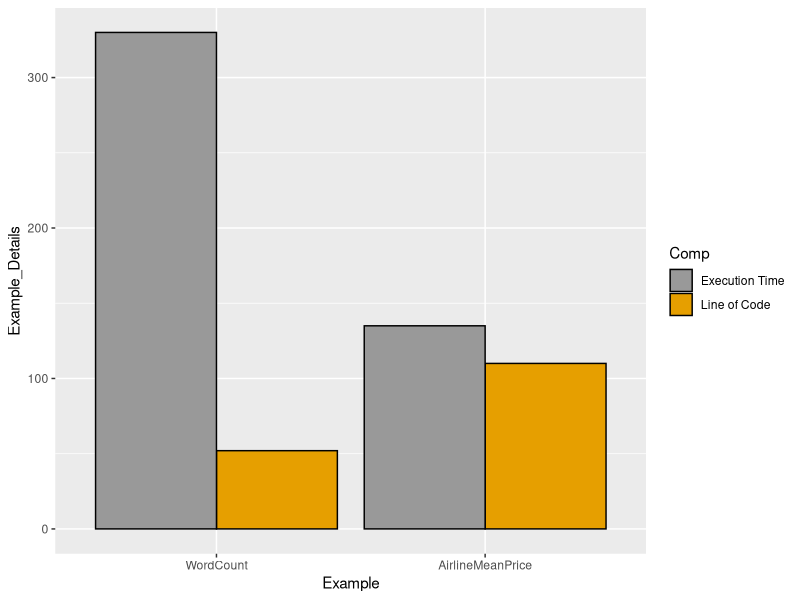

Recreate this plot in R.
## ---- chunk 1
dat <- data.frame(
  Comp = factor(c("Line of Code","Line of Code","Execution Time","Execution Time")),
  Example = factor(c("WordCount","AirlineMeanPrice","WordCount","AirlineMeanPrice"), levels=c("WordCount","AirlineMeanPrice")),
  Example_Details = c(52, 110, 330,  135)
)
library(ggplot2)
ggplot(data=dat, aes(x=Example, y=Example_Details, fill=Comp)) +
  geom_bar(stat="identity", position=position_dodge(), colour="black") +
  scale_fill_manual(values=c("#999999", "#E69F00"))
